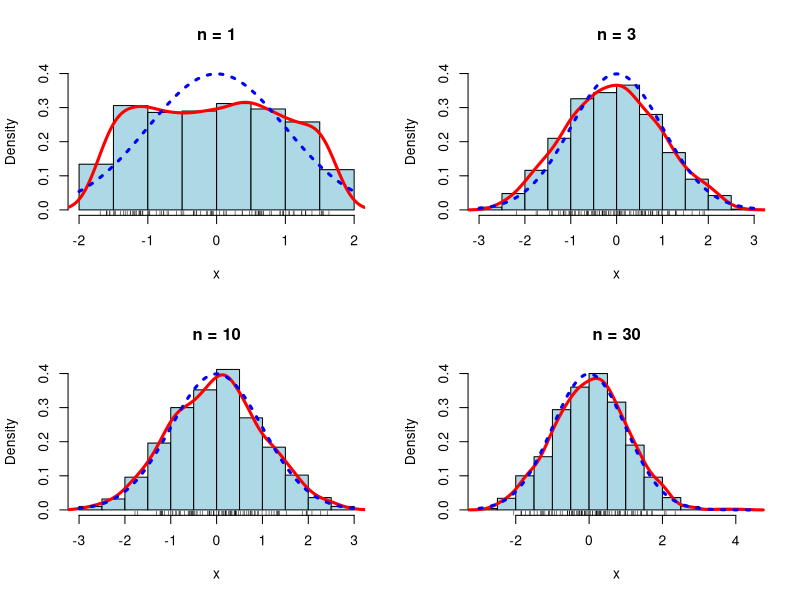

This chart was generated by the following R code:
cgt <- function(
    r = runif, m = .5, s = 1 / sqrt(12), n = c(1, 3, 10, 30),
    obem_eksperiment = 1000) {
    for (i in n) {
        x <- matrix(r(i * obem_eksperiment), nc = i)
        x <- (apply(x, 1, sum) - i * m) / (sqrt(i) * s)
        hist(x,
            col = "light blue", probability = TRUE, main = paste("n =", i),
            ylim = c(0, max(.4, density(x)$y))
        )
        lines(density(x), col = "red", lwd = 3)
        curve(dnorm(x), col = "blue", lwd = 3, lty = 3, add = TRUE)
        if (obem_eksperiment > 100) {
            rug(sample(x, 100))
        } else {
            rug(x)
        }
    }
}
op <- par(mfrow = c(2, 2))
cgt()
par(op)
